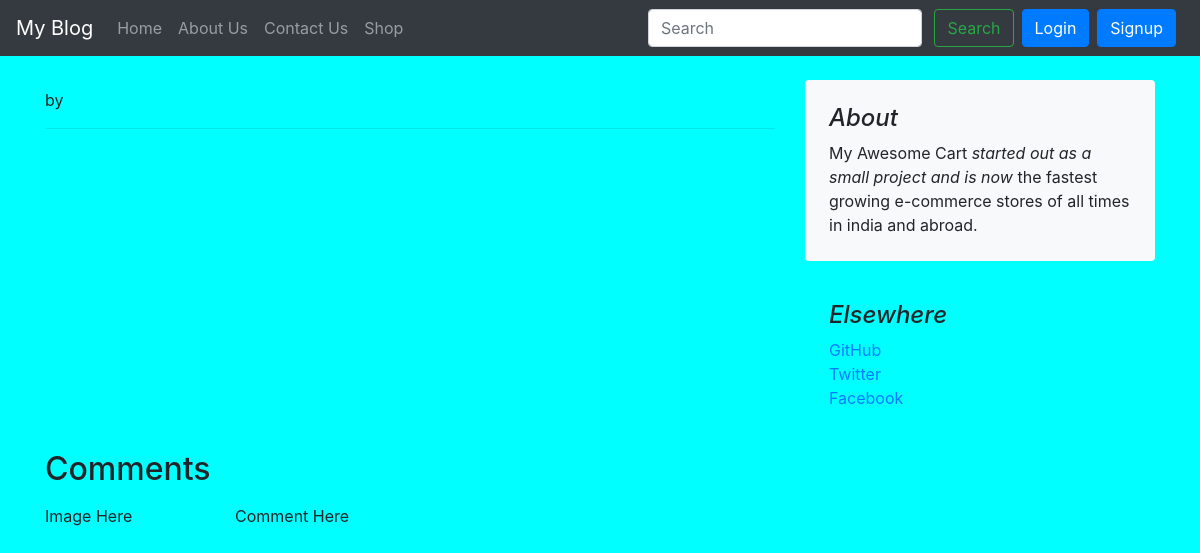
The page /blog/dragon on the database as committed earlier.
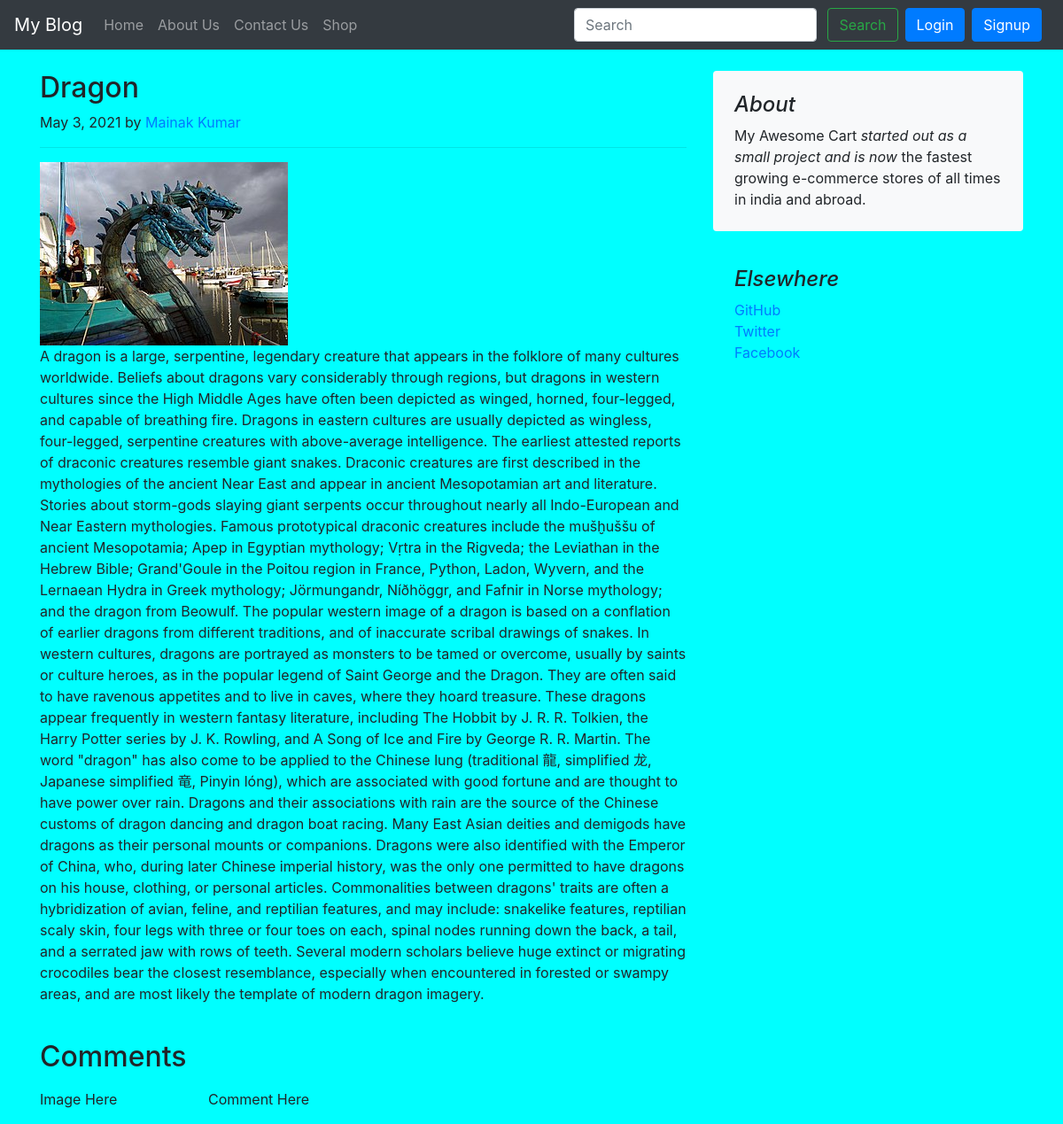
The same page on the database as committed later.
### blog/models.py (models this page shows, shortened)
class Blogpost(models.Model):
    post_id = models.AutoField(primary_key=True)
    title = models.CharField(max_length=500)
    content = models.TextField(default='')
    author = models.CharField(max_length=50, default='')
    slug = models.CharField(max_length=130, default='')
    pub_date = models.DateField(blank=True)
    thumbnail = models.ImageField(upload_to='blog/images', default='')

### blog/views.py (the view)
# urls.py: path('<str:slug>', views.blogpost, name="blogHome"),
def blogpost(request, slug):
    return get_blogpost_page(request, slug)

### blog/functions/blogpage_functions.py (called while the page is built)
def get_blogpost_page(request, slug):
    post = Blogpost.objects.filter(slug=slug).first()
    comments = BlogComment.objects.filter(post=post)
    params = {'post': post, 'comments': comments}
    return render(request, 'blogpost.html', params)

### blog/templates/blogpost.html
{% extends 'basic.html' %}
{% block body %}
<div class="container">
    <div class="row mt-4">
        <div class="col-md-8 blog-main">
            <div class="blog-post">
                <h2 class="blog-post-title">{{post.title}}</h2>
                <p class="blog-post-meta">{{post.pub_date}} by <a href="/about">{{post.author}}</a></p>
                <hr>
                <img src="/media/{{post.thumbnail}}" placeholder="{{post.title}}" alt="">
                <p>{{post.content}}</p>
                <br>
            </div>
        </div>
        <aside class="col-md-4 blog-sidebar">
            <div class="p-4 mb-3 bg-light rounded">
                <h4 class="font-italic">About</h4>
                <p class="mb-0">My Awesome Cart <em>started out as a small project and is now</em> the fastest growing e-commerce stores of all times in india and abroad.</p>
            </div>
            <div class="p-4">
                <h4 class="font-italic">Elsewhere</h4>
                <ol class="list-unstyled">
                    <li><a href="#">GitHub</a></li>
                    <li><a href="#">Twitter</a></li>
                    <li><a href="#">Facebook</a></li>
                </ol>
            </div>
        </aside>
    </div>
</div>
<div class="container">
    <h2>Comments</h2>
    <div class="row my-3">
        <div class="col-md-2">Image Here</div>
        <div class="col-md-10">Comment Here</div>
    </div>
</div>
{% endblock %}

### blog/templates/basic.html (shortened to what this page needs)
<!doctype html>
<html lang="en">
	<head>
		<link rel="stylesheet" href="https://stackpath.bootstrapcdn.com/bootstrap/4.4.1/css/bootstrap.min.css">
	</head>
	<body style="background-color:aqua">
		<nav class="navbar navbar-expand-lg navbar-dark bg-dark">
			<a class="navbar-brand" href="#">My Blog</a>
			<div class="collapse navbar-collapse" id="navbarSupportedContent">
				<ul class="navbar-nav mr-auto">
					<li class="nav-item {% block homeactive %} {% endblock %}">
						<a class="nav-link" href="/blog">Home <span class="sr-only">(current)</span></a>
					</li>
					<li class="nav-item {% block aboutactive %} {% endblock %}">
						<a class="nav-link" href="/blog/about">About Us</span></a>
					</li>
					<li class="nav-item {% block contactactive %} {% endblock %}">
						<a class="nav-link" href="/blog/contact">Contact Us</a>
					</li>
					<li class="nav-item">
						<a class="nav-link" href="/shop">Shop</a>
					</li>
				</ul>
				<div class="ml-auto form-inline">
					<form method="get" action="/blog/search" class=" my-2 my-lg-0">
						<input class="form-control mr-sm-2" type="search" placeholder="Search" aria-label="Search" name="query" id="query">
						<button class="btn btn-outline-success my-2 my-sm-0" type="submit">Search</button>
					</form>
					{% if request.session.is_authenticated %}
						<ul class="navbar-nav">
							<li class="navbar-item dropdown">
								<a class="nav-link dropdown-toggle" id="navbarDropdown" role="button" data-toggle="dropdown">Welcome {{request.session.username}}</a>
								<div class="dropdown-menu" aria-labelledby="navbarDropdown">
									<a class="dropdown-item" href="/blog/logout">Logout</a>
								</div>
							</li>
						</ul>
					{% else %}
						<button type="button" class="btn btn-primary mx-2" data-toggle="modal" data-target="#loginModal">Login</button>
						<button type="button" class="btn btn-primary mr-2" data-toggle="modal" data-target="#signupModal">Signup</button>
					{% endif %}
				</div>
			</div>
		</nav>
		{% block body %} {% endblock %}
	</body>
</html>

Rows that differ between the two databases and show on the page:
now on this page (row edited): Blogpost: title "Dragon", pub_date "May 3, 2021", author "Mainak Kumar", thumbnail (picture), content "A dragon is a large, serpentine, legendary creature that appears in the folklore of many cultures worldwide. Beliefs about dragons vary considerably through regions, but dragons in western cultures since the High Middle Ages have often been depicted as winged, horned, four-legged, and capable of breathing fire. Dragons in eastern cultures are usually depicted as wingless, four-legged, serpentine creatures with above-average intelligence. The earliest attested reports of draconic creatures resemble giant snakes. Draconic creatures are first described in the mythologies of the ancient Near East and appear in ancient Mesopotamian art and literature. Stories about storm-gods slaying giant…"
